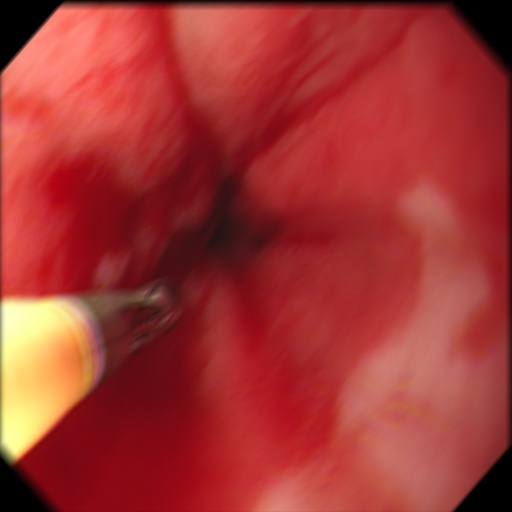
#> input picture subData/0000599.jpg, 512 x 512 px, found by its file name; its folder holds only this picture in this run
$ python varianzaLaplaciano.py   (older library calls are emulated)
#> lines starting #> are read from the running program, lines starting #| are printed output that depends on the picture; after the words box and inside, x2 and y2 are one past the last pixel; in counts of white or black regions, pixels touching at a corner belong together
### subData/readboxes.py
# -*- coding: utf-8 -*-
"""
Created on Tue May 28 12:07:23 2019

"""
# Leer bbox
def read_boxes(txtfile):
    import numpy as np
    lines = []

    with open(txtfile, "r") as f:

        for line in f:
            line = line.strip()
            box = np.hstack(line.split()).astype(np.float)
            box[0] = int(box[0])
            lines.append(box)
    return np.array(lines)

### subData/varianzaLaplaciano.py
# -*- coding: utf-8 -*-
"""
Created on Wed Jul 31 17:50:43 2019

@author: Nataly
"""

from readboxes import read_boxes #leer bbox ## boxes=read_boxes(txtfile) ##
from yolovoc import yolo2voc #conversion format ## box_list=yolo2voc(boxes, imshape) ##
from filtromascara import filtro
from agregaceros import agregarceros
import cv2
import numpy as np

def normalizacionMaxMin(img):
    img2 = cv2.normalize(img, None, 0, 255, norm_type=cv2.NORM_MINMAX, dtype=cv2.CV_8UC3)
    return img2
from skimage.feature import greycomatrix, greycoprops
import skimage.feature

import glob
entropi=np.zeros((304,2))
import pylab as plt
import pylab as plt
from matplotlib import pyplot as plt
i=0
melocoton=0
z=0

for imgfile in glob.glob("*.jpg"):
    ima='./segROI/#5/Z3/'+imgfile
    imaROI=cv2.imread(ima,0)
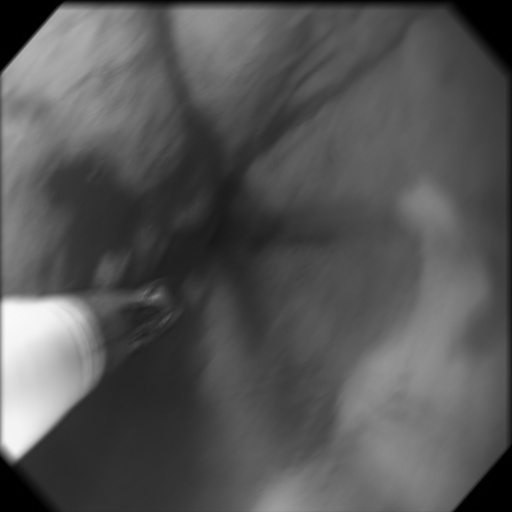
#> imaROI: shape (512, 512); min 0, max 250, mean 86
    imaROI = cv2.normalize(imaROI, None, 0, 1, norm_type=cv2.NORM_MINMAX, dtype=cv2.CV_8UC3)
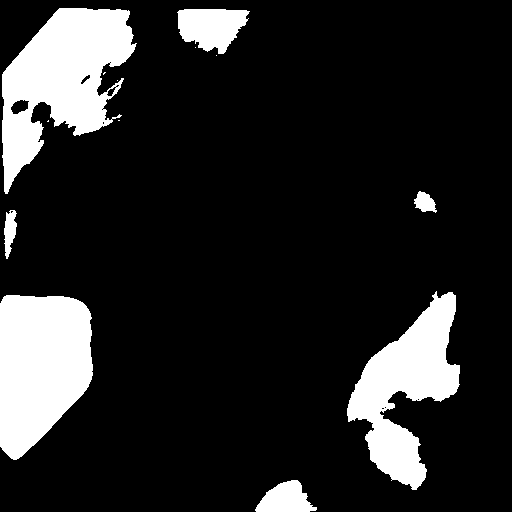
#> imaROI: shape (512, 512); values 0 (black) and 1 (white), 15.1% white; 13 white regions (6 under 20 px), largest, box (x1, y1, x2, y2) and area: (2, 8, 137, 194) 13000, (0, 295, 93, 460) 12060, (347, 291, 460, 490) 10179
    print(imgfile)
    img=cv2.imread(imgfile)
#> img is the input picture: shape (512, 512, 3); mean B, G, R 51, 53.8, 162.6
    img=normalizacionMaxMin(img)
    # [4 lines of commented-out code are left out]

    V=cv2.cvtColor(img,cv2.COLOR_RGB2GRAY)
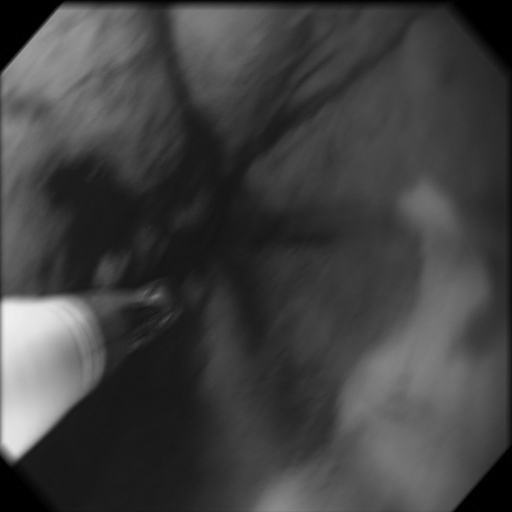
#> V: shape (512, 512); min 0, max 239, mean 65.4
    V=V*imaROI
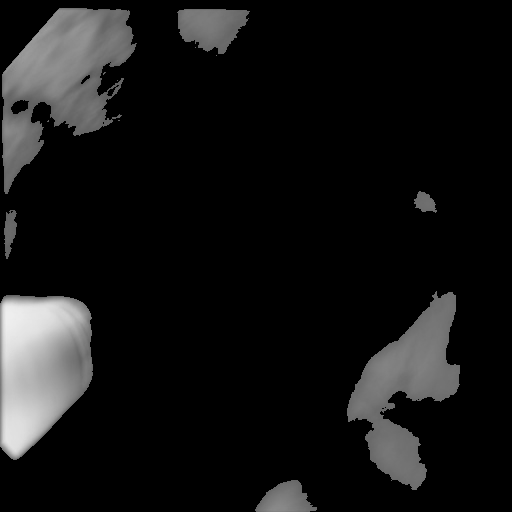
#> V: shape (512, 512); min 0, max 239, mean 20.7
    #laplaciano=1/6*np.array([[0,1,0], [1,-4,1],[0,1,0]])
    lxx=1/6*np.array([[0,0,1], [0,-2,0],[1,0,0]])
    lyy=1/6*np.array([[1,0,0], [0,-2,0],[0,0,1]])

    #tipomas=3
    #Vnu,tama,tamanu=agregarceros(V,tipomas)
    #la=filtro(Vnu,tama,tamanu,tipomas,laplaciano,V)
    lx2=cv2.filter2D(V, -1, lxx)
    ly2=cv2.filter2D(V, -1, lyy)
    lx=np.array([-1,2,-1])
    ly=np.transpose(lx)
    lxd=cv2.filter2D(V, -1, lx)
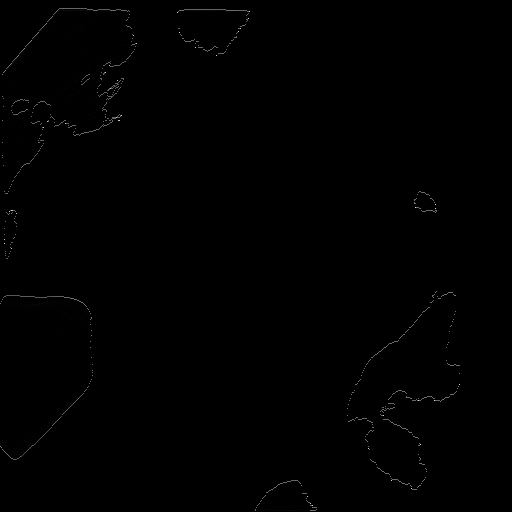
#> lxd: shape (512, 512); min 0, max 216, mean 0.7
    lyd=cv2.filter2D(V, -1, ly)
    la=lxd+lyd+lx2+ly2


    #plt.imshow(la,'Greys')
    #plt.show()
    La=0
    f,c=la.shape
#> f = 512; c = 512
    suma=0
    for x in range(f):
        for y in range (c):
            suma=suma+abs(la[x,y])
#> after the loop, suma = 416393
            #print(suma)
    #print(suma)
    La=(1/f*c)*suma
#> La = 416393
    varLa=0
    for x in range(f):
        for y in range (c):
            varLa=(varLa)+(la[x,y]-La)**(2)
#> after the loop, varLa = 4.55e+16
            #print(suma)
    #print(varLa)
    filetxt=imgfile[0:len(imgfile)-3]+'txt'
    bboxfile=filetxt
    boxes = read_boxes(bboxfile)
#> (the run stopped early here; a loop or call above may not have finished)

$ run again, on subData/00074.jpg
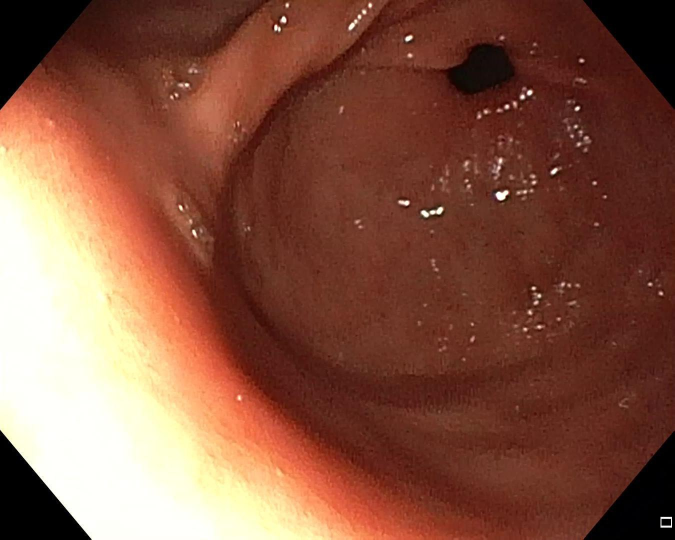
#> input picture subData/00074.jpg, 1349 x 1079 px, found by its file name (shown at 1/2 size)
#> `imaROI = cv2.normalize(imaROI, None, 0, 1, norm_type=cv2.NORM_MINMAX, ..`:
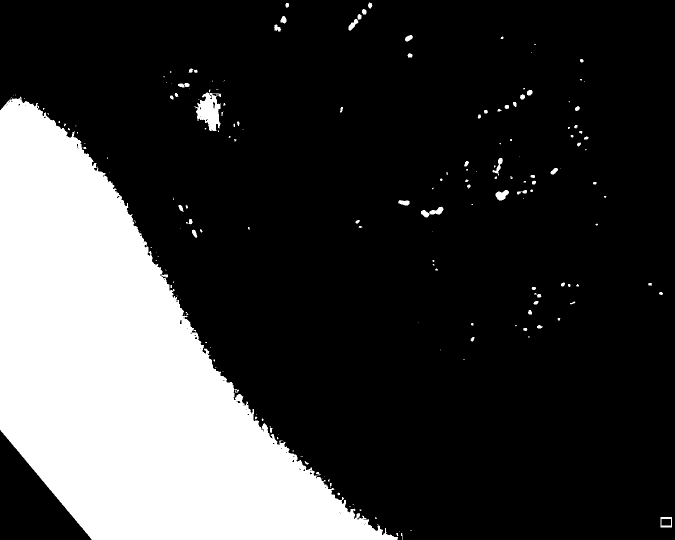
#> imaROI: shape (1079, 1349) (shown at 1/2 size); values 0 (black) and 1 (white), 23.1% white; 191 white regions (112 under 20 px), largest, box (x1, y1, x2, y2) and area: (0, 193, 796, 1079) 327778, (390, 185, 442, 262) 2403, (842, 413, 887, 435) 425
#> img is the input picture: shape (1079, 1349, 3); mean B, G, R 65.5, 83.7, 133.2
#> `lxd=cv2.filter2D(V, -1, lx)`:
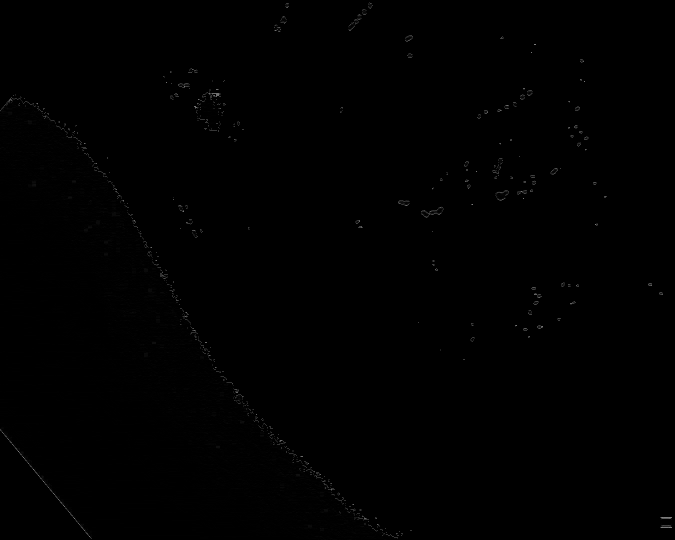
#> lxd: shape (1079, 1349) (shown at 1/2 size); min 0, max 255, mean 0.5
#> after the loop `for x in range(f):`: suma = 1463619
#> La = 1829862.9
#> after the loop `for x in range(f):`: varLa = 4.87e+18

$ run again, on subData/00150_batch2.jpg
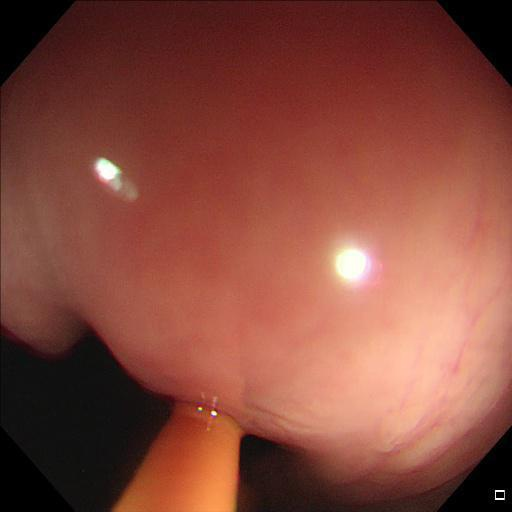
#> input picture subData/00150_batch2.jpg, 512 x 512 px, found by its file name
#> `imaROI = cv2.normalize(imaROI, None, 0, 1, norm_type=cv2.NORM_MINMAX, ..`:
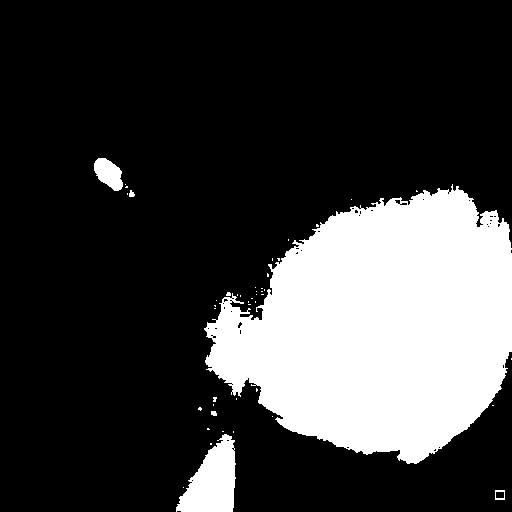
#> imaROI: shape (512, 512); values 0 (black) and 1 (white), 23.8% white; 46 white regions (40 under 20 px), largest, box (x1, y1, x2, y2) and area: (204, 184, 512, 464) 58554, (176, 434, 236, 512) 2911, (94, 158, 123, 191) 632, (495, 490, 505, 500) 52, (129, 190, 135, 197) 30, (211, 411, 217, 416) 26
#> img is the input picture: shape (512, 512, 3); mean B, G, R 60.6, 73.3, 134.1
#> `lxd=cv2.filter2D(V, -1, lx)`:
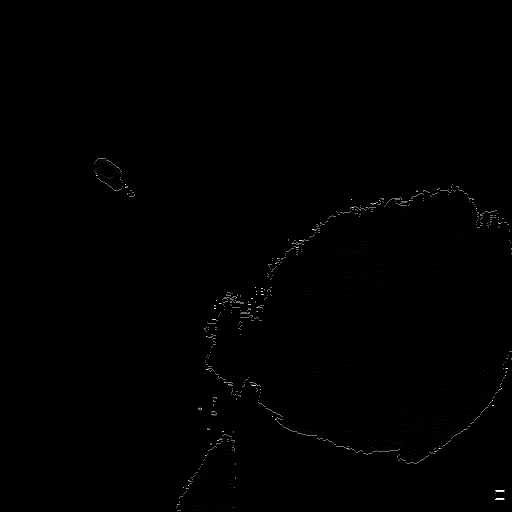
#> lxd: shape (512, 512); min 0, max 255, mean 0.8
#> after the loop `for x in range(f):`: suma = 461487
#> after the loop `for x in range(f):`: varLa = 5.58e+16
